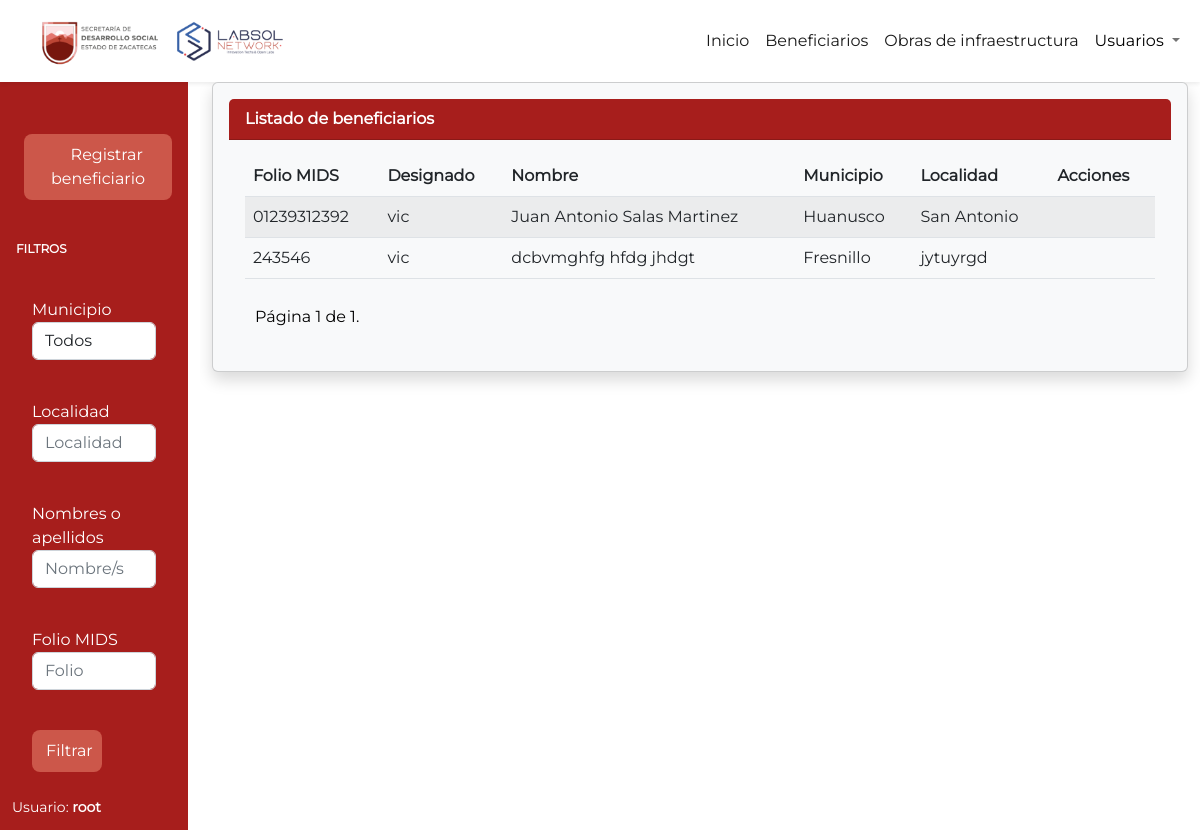
The page /infraestructura_sedesol/beneficiarios/ (signed in) on the database its author committed.
### beneficiarios/models.py (models this page shows)
class BeneficiarioCalentador(models.Model):
    id = models.AutoField(primary_key=True)
    folio_mids = models.CharField(max_length=255)
    designado = models.ForeignKey(User, on_delete=models.CASCADE)
    apellido_paterno = models.CharField(max_length=100)
    apellido_materno = models.CharField(max_length=100, blank=True, null=True)
    nombres = models.CharField(max_length=100)
    municipio = models.CharField('Municipio', max_length=2, choices=MUNICIPIOS)
    localidad = models.CharField(max_length=150)
    finalizado = models.BooleanField(default=False)
    def __str__(self):
        if self.apellido_materno:
            return f"{self.nombres} {self.apellido_paterno} {self.apellido_materno}"
        else:
            return f"{self.nombres} {self.apellido_paterno}"

### beneficiarios/views.py (the view, shortened to what this page needs)
# urls.py: path('', views.lista_beneficiarios, name='beneficiarios'),
@login_required
def lista_beneficiarios(request):
    form = FiltroBeneficiarioForm
    usuario = request.user
    if usuario.is_superuser:
        beneficiarios = BeneficiarioCalentador.objects.order_by('id')
    else:
        beneficiarios = BeneficiarioCalentador.objects.filter(designado=usuario).order_by('id')
    paginator = Paginator(beneficiarios, 6)
    page_number = request.GET.get('page')
    comments_page = paginator.get_page(page_number)
    status = request.session.pop('status', None)
    context = {
        "beneficiarios": comments_page,
        "status": status,
        "form": form
    }
    return render(request, 'beneficiarios.html', context)

### beneficiarios/templates/beneficiarios.html (shortened to what this page needs)
{% extends 'base.html' %}
{% block head %}
    {% load static %}
    <link rel="stylesheet" href="{%static '/css/Sidebar.css'%}">
{% endblock head %}
{% block contenido %}
<div class="content-container">
    <div class="container-fluid">
      <div class="row">
        <div class="col-md-2 sidebar-container">
          <div id="sidenavAccordion" class="sb-sidenav accordion sb-sidenav-dark">
            <div class="sb-sidenav-menu align-items-start">
              <div class="nav">
                <div>
              <div class="sb-sidenav-menu-heading"></div>
              {% if user.is_superuser %}
                <a class="nav-link active d-flex justify-content-center" href="{% url 'registrar_beneficiario' %}">
                  <div class="sb-nav-link-icon"></div><button class="btn"><i class="fa fa-plus-circle"
                      style="padding-right: 5px;"></i>Registrar beneficiario</button>
                </a>
              {% endif %}
              <div>
                <div class="sb-sidenav-menu-heading align-content-center">
                    <b><p class="text-white">Filtros</p></b>
                  </div>
                  <form method = "POST">
                    <div class="nav-link collapsed custom-link"  data-toggle="collapse" data-target="#collapseLayouts"
                      aria-expanded="false" aria-controls="collapseLayouts">
                      <span>Municipio <p>{{form.municipio}}</p></span>
                    </div>
                    <div class="nav-link collapsed custom-link"  data-toggle="collapse" data-target="#collapseLayouts"
                      aria-expanded="false" aria-controls="collapseLayouts">
                      <span>Localidad<p>{{form.localidad}}</p></span>
                    </div>
                    <div class="nav-link collapsed custom-link"  data-toggle="collapse" data-target="#collapseLayouts"
                      aria-expanded="false" aria-controls="collapseLayouts">
                      <span>Nombres o apellidos <p>{{form.nombre}}</p></span>
                    </div>
                    <div class="nav-link collapsed custom-link"  data-toggle="collapse" data-target="#collapseLayouts"
                      aria-expanded="false" aria-controls="collapseLayouts">
                      <span>Folio MIDS <p>{{form.folio_mids}}</p></span>
                    </div>
                    <div class="nav-link collapsed custom-link"  data-toggle="collapse" data-target="#collapseLayouts"
                      aria-expanded="false" aria-controls="collapseLayouts">
                      <button class="btn">Filtrar</button>
                    </div>
                  </form>
              </div>
            </div>
          </div>
        </div>
        <div class="sb-sidenav-footer">
          <div class="small"><span style="font-family: Montserrat, sans-serif;">Usuario: <b>{{user}}</b></span>
          </div>
        </div>
      </div>
    </div>
    <div class="col-md-10">
        <div class="card text-dark bg-light shadow p-3 bg-light" style="font-family: Montserrat;">
            <div class="card-header" style="background-color: #A71E1C; color: white;"><b>Listado de beneficiarios</b></div>
                <div class="card-body">
                    <div class="table-responsive">
                        <table class="table table-striped">
                            <thead>
                                <tr>
                                    <th>Folio MIDS</th>
                                    {% if user.is_superuser %}
                                      <th>Designado</th>
                                    {% endif %}
                                    <th>Nombre</th>
                                    <th>Municipio</th>
                                    <th class="mobile-hidden">Localidad</th>
                                    <th>Acciones</th>
                                </tr>
                            </thead>
                            <tbody>
                                {% for beneficiario in beneficiarios %}
                                    <tr>
                                        <td>{{ beneficiario.folio_mids }}</td>
                                        {% if user.is_superuser %}
                                          <td>{{ beneficiario.designado }}</td>
                                        {% endif %}
                                        <td>{{ beneficiario }}</td>
                                        <td>{{ beneficiario.get_municipio_display }}</td>
                                        <td class="mobile-hidden">{{ beneficiario.localidad }}</td>
                                        <td><a href="{% url 'detalles_beneficiario' beneficiario.id %}"><i class="fa fa-eye" aria-hidden="true" ></i></a></td>
                                    </tr>
                                {% endfor %}
                            </tbody>
                        </table>
                    </div>
                    <div class="pagination"  style="padding: 10px 10px;">
                        <span class="step-links">
                            <span class="current" style="color: #000;">
                                Página {{ beneficiarios.number }} de {{ beneficiarios.paginator.num_pages }}.
                            </span>
                        </span>
                    </div>
                </div>
            </div>
        </div>
    </div>
  </div>
{% endblock contenido %}

### static/css/Sidebar.css (style rules this page uses)
.sb-sidenav-menu-heading { font-family: 'Montserrat'; font-size: 13px; color: #585B5E; font-weight: bold; }
.sidebar-container { margin-left: 0; padding-left: 0; }
.custom-link { display: flex; align-items: center; padding: 2rem; }
.custom-link button { margin: 0; }
.custom-link span { flex-grow: 1; }
a { font-family: 'Montserrat'; font-size: 16px !important; }
.sb-sidenav { display: flex; flex-direction: column; height: 100%; flex-wrap: nowrap; }
.sb-sidenav .sb-sidenav-menu { flex-grow: 1; }
.sb-sidenav .sb-sidenav-menu .nav { flex-direction: column; flex-wrap: nowrap; }
.sb-sidenav .sb-sidenav-menu .nav .sb-sidenav-menu-heading { padding: 1.75rem 1rem 0.75rem; font-size: 0.75rem; text-transform: uppercase; }
.sb-sidenav .sb-sidenav-menu .nav .nav-link { display: flex; align-items: center; padding-top: 0.75rem; padding-bottom: 0.75rem; position: relative; color: #b3b3b3; }
.sb-sidenav .sb-sidenav-footer { padding: 0.75rem; flex-shrink: 0; }
.sb-sidenav-dark { background-color: #A71E1C; color: rgba(255, 255, 255, 0.5); }
.sb-sidenav-dark .sb-sidenav-menu .sb-sidenav-menu-heading { color: rgba(255, 255, 255, 0.25) !important; }
.sb-sidenav-dark .sb-sidenav-menu .nav-link { color: rgba(255, 255, 255, 0.5); }
.sb-sidenav-dark .sb-sidenav-menu .nav div .nav-link.active { color: #fff; }
.sb-sidenav-dark .sb-sidenav-footer { background-color: #A71E1C; }
span { color: white; font-family: 'Montserrat'; }
.btn { color: white; font-family: 'Montserrat'; padding: 8px; background-color: #CC574A; border-radius: 8px; }

### home/templates/base.html (style rules this page uses)
html, body, .container-fluid { height: 100%; }
.row { display: flex; height: 100%; }
.col-md-2.sidebar-container { overflow-y: auto; }
.col-md-10 { overflow-y: auto; }
body { display: flex; flex-direction: column; min-height: 100vh; margin: 0; }
.content-container { flex: 1; }

### rows shown on the page
BeneficiarioCalentador: folio_mids "01239312392", designado "vic", apellido_materno+nombres+apellido_paterno "Juan Antonio Salas Martinez", municipio "Huanusco", localidad "San Antonio"
BeneficiarioCalentador: folio_mids "243546", designado "vic", apellido_materno+nombres+apellido_paterno "dcbvmghfg hfdg jhdgt", municipio "Fresnillo", localidad "jytuyrgd"

### other values the page prints
{{ user }} "root"
{{ beneficiarios.number }} "1"
{{ beneficiarios.paginator.num_pages }} "1"
